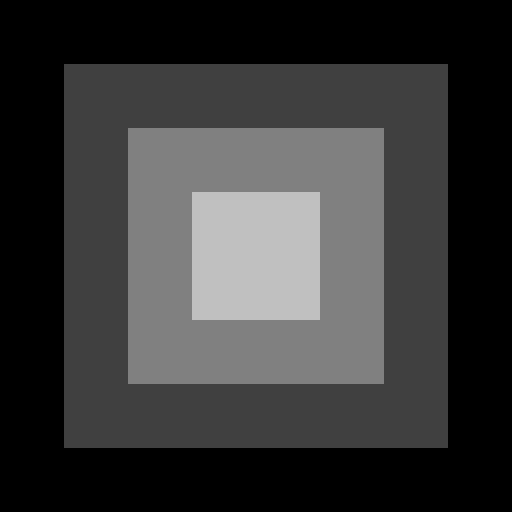
//> input picture Noise_Gen_Restoration/DIP-HW04.bmp, 512 x 512 px
$ ./Source   (built with g++ and OpenCV 4)
//> lines starting //> are read from the running program, lines starting //| are printed output that depends on the picture; after the words box and inside, x2 and y2 are one past the last pixel; in counts of white or black regions, pixels touching at a corner belong together
### Noise_Gen_Restoration/myHist.h
#pragma once

/* Class Name: myHist
*
* Description: It implements operations for histogram
*
* Programmer: poww
* Create Date: 2014.0812
*/
class myHist{
	// public fields
	public:
		enum class Type{
			Custom = 1,		// customized histogram
			Image,			// histogram for an image
		};// End of algorithm class

	// private fields
	private:
		myHist::Type	m_iType;// type of histogram

		int		m_iBin;			// number of bin
		float	m_fStart;		// the start value
		float	m_fBinSize;		// size of bin
		float	m_fBinGap;		// gap between bins
		cv::Mat	m_Hist;			// histogram

	// public constructor
	public:
		myHist(myHist::Type);
		myHist(float, float, float, int);		// constructor
		~myHist();

	// public operations
	public:
		void	Accumulate(int, float=1.0);		// accumulate with bin number
		void	Accumulate(float, float = 1.0);	// accumulate with bin value

		void	CalcHist(cv::Mat&);				// calculate the histogram

		void	Clear(void);						// clear histogram

		void	Normalize(void);					// normalize the histogram

		void	Show(cv::Mat&, cv::Scalar = cv::Scalar(255,255,255));					// show the histogram
};// End of myHist class

### Noise_Gen_Restoration/stdafx.h
#pragma once
#include "opencv2\opencv.hpp"
#include <tchar.h>

### Noise_Gen_Restoration/myHist.cpp
#include "stdafx.h"
#include "myHist.h"
#include <opencv2/imgproc/types_c.h>

/* myHist Constructor
*
* Description: myHist constructor with the given type
*
* Programmer: poww
* Create Date: 2014.08.15
*/
myHist::myHist(myHist::Type type){
	switch (type){
		case myHist::Type::Image:
			// init histogram type
			m_iType = myHist::Type::Image;

			// init bin fields
			m_fStart = 0.;
			m_fBinSize = 0.;
			m_fBinGap = 1.;
			m_iBin = 256;

			// init histogram
			m_Hist.create(cv::Size(m_iBin,1 ), CV_32FC1);
			m_Hist = cv::Scalar::all(0);

			break;

		default:
			printf("myHist::myHist(): Invalid histogram type\n");
			break;
	}// End of switch
}// End of myHist constructor

/* myHist Constructor
*
* Description: myHist constructor
*
* Programmer: poww
* Create Date: 2014.08.15
*/
// [19 lines left out: function myHist, not called in this run]


myHist::~myHist()
{
}

/* myHist::Accumulate
*
* Description: accumulate histogram by giving bin index
*
* Programmer: poww
* Create Date: 201
*/
void myHist::Accumulate(int iBinIndex, float fCount){
	// check the bin index
	if (iBinIndex < 0 || iBinIndex >= m_iBin){
		printf("myHist::Accmulate(): The bin index is incorrect\n");
		return;
	}// End of if-condition

	m_Hist.at<float>(0, iBinIndex) += fCount;
}// End of myHist::Accmulate


/* myHist::Accumulate
*
* Description: accumulate histogram by giving value
*
* Programmer: poww
* Create Date: 201
*/
// [7 lines left out: function Accumulate, not called in this run]

/* myHist::CalcHist
*
* Description: calculate the histogram given an image
*
* Programmer: poww
* Create Date: 2015.10.06
*/
void myHist::CalcHist(cv::Mat& image){
	if (m_iType != myHist::Type::Image){
		printf("myHist::CalcHist(): The histogram type should be Type::Image");
		return;
	}// End of if-condition

	for (int r = 0; r < image.rows; r++)
	for (int c = 0; c < image.cols; c++){
		int gray = image.at<uchar>(r, c);
		Accumulate(gray, 1.0);
	}// End of for-loop

	for (int i = 0; i < m_iBin; i++)
		printf("Bin %d: %f \n", i, m_Hist.at<float>(0, i));
}// End of myHist::CalcHist

/* myHist::Clear
*
* Description: clear the histogram
*
* Programmer: poww
* Create Date: 2015.08.07
*/
void myHist::Clear(void){
	m_Hist = cv::Scalar::all(0);
}// End of myHist::Clear


/* myHist::Normalize
*
* Description: normalize the histogram
*
* Programmer: poww
* Create Date: 2015.08.07
*/
// [12 lines left out: function Normalize, not called in this run]

/* myHist::Show
*
* Description: Draw the histogram on the image
*
* Programmer: poww
* Create Date: 2011.08.27
*/
void myHist::Show(cv::Mat& image, cv::Scalar color){
	// calcuate the bin width
	int binWidth = cvRound((double)image.cols / (double)m_iBin);

	// find the maximum and minimum values
	double min, max;
	cv::minMaxLoc(m_Hist, &min, &max);

	// draws bins
	for (int i = 0; i < m_iBin; i++){
		int binHeight = cvRound((double)m_Hist.at<float>(0, i) * (double)image.rows / max);
		printf("%d\n", binHeight);
		cv::rectangle(image,	cv::Point(i * binWidth,		image.rows - 1 - binHeight),
								cv::Point((i+1)*binWidth,	image.rows - 1),
					color, 1);
	}// End of for-loop
}// End of myHist::Show

### Noise_Gen_Restoration/Source.cpp
// opencv_asg2.cpp : 此檔案包含 'main' 函式。程式會於該處開始執行及結束執行。
//
#define _USE_MATH_DEFINES
#include "stdafx.h"
#include "myHist.h"
#include <iostream>
#include <time.h>
#include <math.h>
#include <algorithm>
#include <random>
#include <limits>

//cv::Mat addGaussianNoise(cv::Mat src, double mu, double sigma);
double gaussionNoiseSignal(double m, double sigma);
int StageA(int Smax, int Ksize, int x, int y, cv::Mat mat);
int StageB(int Ksize, int x, int y, cv::Mat mat);
int Median(int kernelWidth, int x, int y, cv::Mat mat);
int Min(int Ksize, int x, int y, cv::Mat mat);
int Max(int Ksize, int x, int y, cv::Mat mat);
cv::Mat adaptiveMedian(cv::Mat mat);

int _tmain(int argc, _TCHAR* argv[]) {

	srand(time(NULL));
	double m = 0;
	double sigma = 3;
	double var = sigma * sigma;

	int row, col;

	double p = 0.1;


	cv::Mat mat = cv::imread("DIP-HW04.bmp", 0); //grey-level image
//> mat is the input picture: 512 rows x 512 cols, CV_8UC1; min 0, max 192, mean 56

	cv::namedWindow("Lena", cv::WINDOW_AUTOSIZE);
	cv::imshow("Lena", mat);
	cv::waitKey(0);
	row = mat.rows;
//> row = 512
	col = mat.cols;
//> col = 512

	cv::Mat temp = cv::Mat::zeros(row, col, CV_8UC1);
	cv::Mat temp2 = cv::Mat::zeros(row, col, CV_8UC1);
	cv::Mat temp3 = cv::Mat::ones(row, col, CV_8UC1);
	cv::Mat uniform = cv::Mat::zeros(row, col, CV_8UC1);

	cv::Mat ADM1(mat.rows, mat.cols, CV_8UC1);
	cv::Mat ADM2(mat.rows, mat.cols, CV_8UC1);
	cv::Mat ADM3(mat.rows, mat.cols, CV_8UC1);


	cv::Mat canvasInput;
	canvasInput.create(cv::Size(512, 512), CV_8UC1);
	// show the histogram of lena and after equalization
	myHist* pHist = new myHist(myHist::Type::Image);

	// calculate the histogram of lena
	pHist->CalcHist(mat);
	canvasInput = cv::Scalar::all(0);
	pHist->Show(canvasInput);
//> after the loop in Show, `for (int i = 0; i < m_iBin; i++)`:
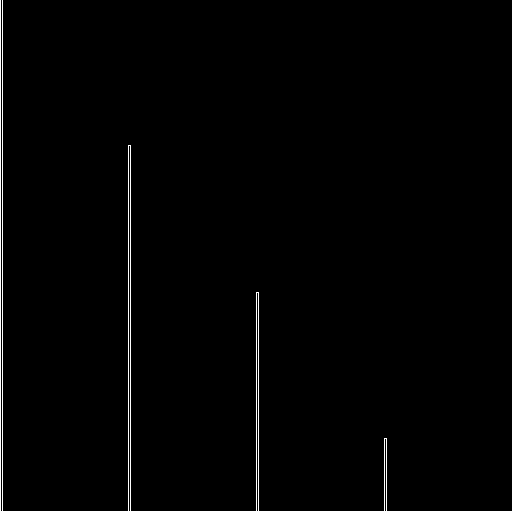
//> image: 512 rows x 512 cols, CV_8UC1; 1.1% white in thin lines or dots
	cv::namedWindow("input hist", cv::WINDOW_AUTOSIZE);
	cv::imshow("input hist", canvasInput);
	cv::waitKey(0);


	/*
	int PixcelMax = 255, PixcelMin = 0;
	for (int x = 0; x < mat.rows - 1; x++) {
		for (int y = 0; y < mat.cols; y++) {
			/*double T = mat.at<uchar>(x, y);
			temp.at<uchar>(x, y) = T + distri;
			if (temp.at<uchar>(x, y) > PixcelMax)
				temp.at<uchar>(x, y) = PixcelMax;
			else if (temp.at<uchar>(x, y) < PixcelMin)
				temp.at<uchar>(x, y) = PixcelMin;
			if (temp.at<uchar>(x + 1, y) > PixcelMax)
				temp.at<uchar>(x + 1, y) = PixcelMax;
			else if (temp.at<uchar>(x + 1, y) < PixcelMin)
				temp.at<uchar>(x + 1, y) = PixcelMin;
				//double R = ((double)rand() / (RAND_MAX));
				//double P = (1 / (sigma * sqrt(2 * M_PI))) * (exp(-(R - m) * (R - m)) / (2 * (var)));
			double t = mat.at<uchar>(x, y) + rand() / 256 * sqrt(sigma) + m;
			double U1 = ((double)rand() / (RAND_MAX));//uniform distribution1
			double U2 = ((double)rand() / (RAND_MAX));//uniform distribution2
			double	z1 = sigma * cos(2 * M_PI * U2) * sqrt(-2 * log(U1));//gau dis1
			double  z2 = sigma * sin(2 * M_PI * U2) * sqrt(-2 * log(U1));//gau dis2
			temp.at<uchar>(x, y) = mat.at<uchar>(x, y) + z1;
			temp.at<uchar>(x + 1, y) = mat.at<uchar>(x + 1, y) + z2;


		}
	}*/
	int grow = mat.rows;
//> grow = 512

	int gcol = mat.cols;
//> gcol = 512
	if (mat.isContinuous()) {
		gcol *= grow;
//> gcol = 262144
		grow = 1;
	}
	for (int i = 0; i < grow; i++)
	{
		for (int j = 0; j < gcol; j++)
		{
			int val = mat.ptr<uchar>(i)[j] + gaussionNoiseSignal(m, sigma);
			if (val < 0) {
				val = 0;
			}
			if (val > 255) {
				val = 255;
			}
			temp.ptr<uchar>(i)[j] = (uchar)val;
		}
	}

	cv::imshow("gau", temp);
	cv::waitKey(0);

	for (int x = 0; x < row; x++) {
		for (int y = 0; y < col; y++) {
			temp2.at<uchar>(x, y) = mat.at<uchar>(x, y);
		}
	}
		for (int x = 0; x < row; x++) {
			for (int y = 0; y < col; y++) {
				float r = static_cast <float> (rand()) / static_cast <float> (RAND_MAX);
				if (r < 2*p) {
					float r = static_cast <float> (rand()) / static_cast <float> (RAND_MAX);
					if (r < 0.5)
						temp2.at<uchar>(x, y) = 255;//salt
					else
						temp2.at<uchar>(x, y) = 0;


				}
			}
		}
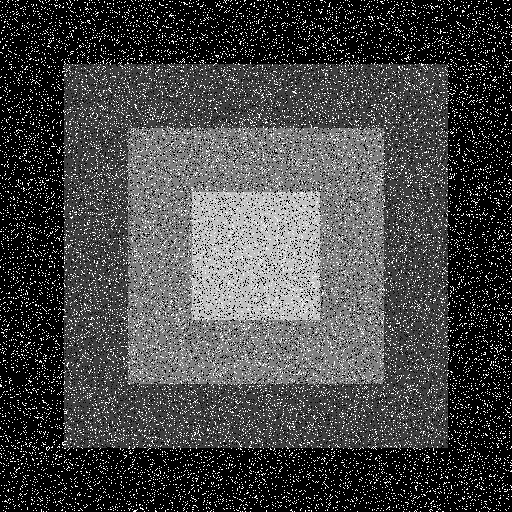
//> temp2: 512 rows x 512 cols, CV_8UC1; 15.74% of pixels changed, all inside (x1, y1, x2, y2) = (0, 0, 512, 512)


		cv::imshow("salt & pepper", temp2);
		cv::waitKey(0);

		// [9 lines of commented-out code are left out]

		int a = -10;
		int b = 10;
		std::default_random_engine generator;
		generator.seed(1997);
		std::uniform_int_distribution<int> unif(a,b) ;
		for (int y = 0; y < row; y++)
		{
			for (int x = 0; x < col; x++)
			{
				int ra = unif(generator) ;

				int val = mat.ptr<uchar>(y)[x] + ra;
				if (val < 0) {
					val = 0;
				}
				if (val > 255) {
					val = 255;
				}
				temp3.ptr<uchar>(y)[x] = (uchar)val;
			}
		}

		cv::imshow("uniform", temp3);
		cv::waitKey(0);


		cv::Mat canvasInput3;
		canvasInput3.create(cv::Size(512, 512), CV_8UC1);
		// show the histogram of lena and after equalization
		myHist* pHist3 = new myHist(myHist::Type::Image);

		// calculate the histogram of lena
		pHist3->CalcHist(temp);
		canvasInput3 = cv::Scalar::all(0);
		pHist3->Show(canvasInput3);
//> call 2 of Show, with color = Scalar(255, 255, 255)
//> after the loop in Show (call 2), `for (int i = 0; i < m_iBin; i++)`:
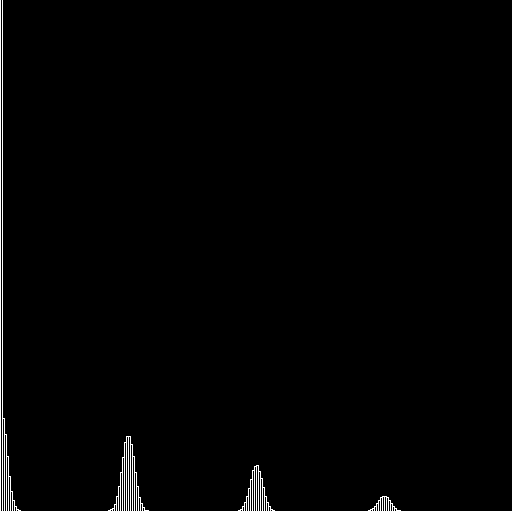
//> image: 512 rows x 512 cols, CV_8UC1; 1.2% white in thin lines or dots
		cv::namedWindow("temp", cv::WINDOW_AUTOSIZE);
		cv::imshow("temp", canvasInput3);
		cv::waitKey(0);


		cv::Mat canvasInput4;
		canvasInput4.create(cv::Size(512, 512), CV_8UC1);
		// show the histogram of lena and after equalization
		myHist* pHist4 = new myHist(myHist::Type::Image);

		// calculate the histogram of lena
		pHist4->CalcHist(temp2);
		canvasInput4 = cv::Scalar::all(0);
		pHist4->Show(canvasInput4);
//> call 3 of Show, with color = Scalar(255, 255, 255)
//> after the loop in Show (call 3), `for (int i = 0; i < m_iBin; i++)`:
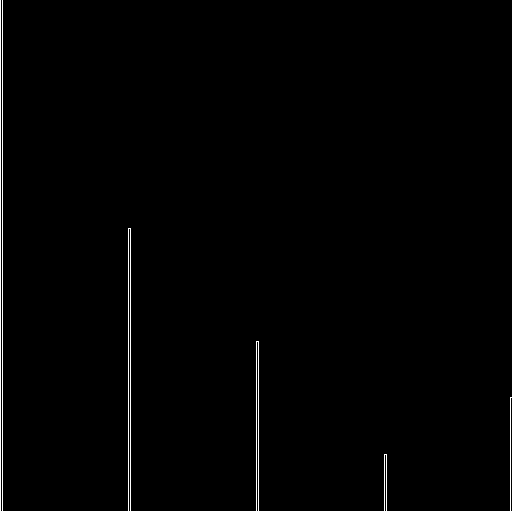
//> image: 512 rows x 512 cols, CV_8UC1; 1% white in thin lines or dots
		cv::namedWindow("temp2", cv::WINDOW_AUTOSIZE);
		cv::imshow("temp2", canvasInput4);
		cv::waitKey(0);


		cv::Mat canvasInput5;
		canvasInput5.create(cv::Size(512, 512), CV_8UC1);
		// show the histogram of lena and after equalization
		myHist* pHist5 = new myHist(myHist::Type::Image);

		// calculate the histogram of lena
		pHist5->CalcHist(temp3);
		canvasInput5 = cv::Scalar::all(0);
		pHist5->Show(canvasInput5);
//> call 4 of Show, with color = Scalar(255, 255, 255)
//> after the loop in Show (call 4), `for (int i = 0; i < m_iBin; i++)`:
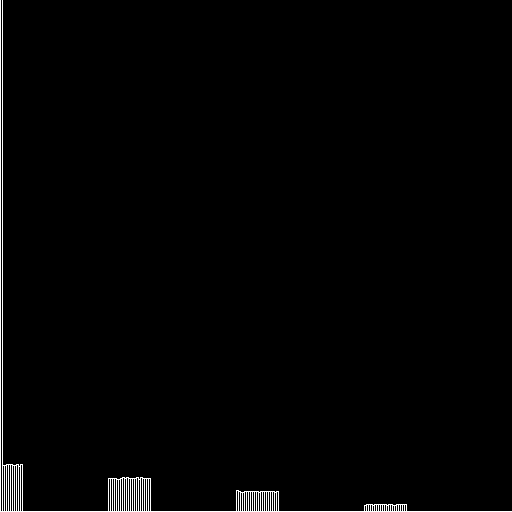
//> image: 512 rows x 512 cols, CV_8UC1; 1.3% white in thin lines or dots
		cv::namedWindow("temp3", cv::WINDOW_AUTOSIZE);
		cv::imshow("temp3", canvasInput5);
		cv::waitKey(0);


		ADM1 = adaptiveMedian(temp);
		cv::imshow("adm gau", ADM1);
		cv::waitKey(0);
		ADM2 = adaptiveMedian(temp2);
		cv::imshow("adm salt and pepper", ADM2);
		cv::waitKey(0);
		ADM3 = adaptiveMedian(temp3);
		cv::imshow("adm uniform", ADM3);
		cv::waitKey(0);

		cv::Mat canvasInput6;
		canvasInput6.create(cv::Size(512, 512), CV_8UC1);
		// show the histogram of lena and after equalization
		myHist* pHist6 = new myHist(myHist::Type::Image);

		// calculate the histogram of lena
		pHist6->CalcHist(ADM1);
		canvasInput6 = cv::Scalar::all(0);
		pHist6->Show(canvasInput6);
//> after the loop in Show (call 5), `for (int i = 0; i < m_iBin; i++)`:
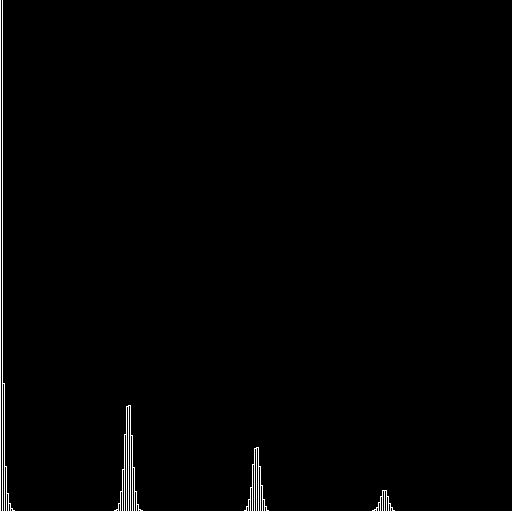
//> image: 512 rows x 512 cols, CV_8UC1; 1.1% white in thin lines or dots
		cv::namedWindow("ADM1", cv::WINDOW_AUTOSIZE);
		cv::imshow("ADM1", canvasInput6);
		cv::waitKey(0);

		cv::Mat canvasInput7;
		canvasInput7.create(cv::Size(512, 512), CV_8UC1);
		// show the histogram of lena and after equalization
		myHist* pHist7 = new myHist(myHist::Type::Image);

		// calculate the histogram of lena
		pHist7->CalcHist(ADM2);
		canvasInput7 = cv::Scalar::all(0);
		pHist7->Show(canvasInput7);
//> after the loop in Show (call 6), `for (int i = 0; i < m_iBin; i++)`: image: 512 rows x 512 cols, CV_8UC1; 1.1% white in thin lines or dots
		cv::namedWindow("ADM2", cv::WINDOW_AUTOSIZE);
		cv::imshow("ADM2", canvasInput7);
		cv::waitKey(0);

		cv::Mat canvasInput8;
		canvasInput8.create(cv::Size(512, 512), CV_8UC1);
		// show the histogram of lena and after equalization
		myHist* pHist8 = new myHist(myHist::Type::Image);

		// calculate the histogram of lena
		pHist8->CalcHist(ADM3);
		canvasInput8 = cv::Scalar::all(0);
		pHist8->Show(canvasInput8);
//> after the loop in Show (call 7), `for (int i = 0; i < m_iBin; i++)`:
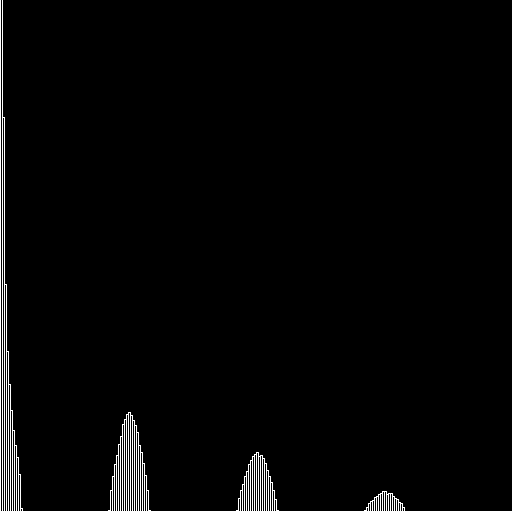
//> image: 512 rows x 512 cols, CV_8UC1; 2% white in thin lines or dots
		cv::namedWindow("ADM3", cv::WINDOW_AUTOSIZE);
		cv::imshow("ADM3", canvasInput8);
		cv::waitKey(0);

		return 0;

	}

	cv::Mat adaptiveMedian(cv::Mat mat) {
		cv::Mat out(mat.rows, mat.cols, CV_8UC1);

		int Smax = 15;

		// apply filter for each pixel of the image
		for (int i = 0; i < mat.rows; i++)
			for (int j = 0; j < mat.cols; j++)
				out.at<uchar>(i, j) = StageA(Smax, 1, i, j, mat);


		return out;
	}

	double gaussionNoiseSignal(double m, double sigma) {
		const double epsilon = std::numeric_limits<double>::min();
		static double z0, z1;
		static bool flag = false;
		flag = !flag;

		if (!flag) {
			return z1 * sigma + m;
		}
		double u1, u2;
		do {
			u1 = rand() * (1.0 / RAND_MAX);
			u2 = rand() * (1.0 / RAND_MAX);
		} while (u1 <= epsilon);
		z0 = sqrt(-2.0 * log(u1)) * cos(2 * CV_PI * u2);
		z1 = sqrt(-2.0 * log(u1)) * sin(2 * CV_PI * u2);
		return z0 * sigma + m;
	}

	// [26 lines of commented-out code are left out]


int StageA(int Smax, int Ksize, int x, int y, cv::Mat mat)
{
	int a1 = Median(Ksize, x, y, mat) - Min(Ksize, x, y, mat), a2 = Median(Ksize, x, y, mat) - Max(Ksize, x, y, mat);

	if (a1 > 0 && a2 < 0)
		return StageB(Ksize, x, y, mat);
	else {
		if (Ksize == Smax)
			return Median(Ksize, x, y, mat);
		else
			return StageA(Smax, Ksize + 2, x, y, mat);
	}


}
int StageB(int Ksize, int x, int y, cv::Mat mat)
{
	int b1 = (int)mat.at<uchar>(x, y) - Min(Ksize, x, y, mat), b2 = (int)mat.at<uchar>(x, y) - Max(Ksize, x, y, mat);

	if (b1 > 0 && b2 < 0)
		return (int)mat.at<uchar>(x, y);
	else
		return Median(Ksize, x, y, mat);
}

int Median(int Ksize, int x, int y, cv::Mat mat)
{
	int* values = new int[Ksize * Ksize];
	int temp = 0;

	// gather the values that lying in the window
	for (int i = -Ksize / 2; i <= Ksize / 2; i++)
		for (int j = -Ksize / 2; j <= Ksize / 2; j++, temp++)
			if (x + i < 0 || y + j < 0 || x + i > mat.rows - 1 || y + j > mat.cols - 1)
				values[temp] = 0;
			else
				values[temp] = mat.at<uchar>(x + i, y + j);


	// sort the values
	std::sort(values, values + Ksize * Ksize);

	int retureV = values[Ksize * Ksize / 2];
	delete[] values;
	return retureV;
}

int Min(int Ksize, int x, int y, cv::Mat mat)
{
	int* values = new int[Ksize * Ksize];
	int temp = 0;

	// gather the values that lying in the window
	for (int i = -Ksize / 2; i <= Ksize / 2; i++)
		for (int j = -Ksize / 2; j <= Ksize / 2; j++, temp++)
			if (x + i < 0 || y + j < 0 || x + i > mat.rows - 1 || y + j > mat.cols - 1)
				values[temp] = 0;
			else
				values[temp] = mat.at<uchar>(x + i, y + j);

	// sort the values
	std::sort(values, values + Ksize * Ksize);

	int retureV = values[0];
	delete[] values;
	return retureV;
}

int Max(int Ksize, int x, int y, cv::Mat mat)
{
	int* values = new int[Ksize * Ksize];
	int temp = 0;

	// gather the values that lying in the window
	for (int i = -Ksize / 2; i <= Ksize / 2; i++)
		for (int j = -Ksize / 2; j <= Ksize / 2; j++, temp++)
			if (x + i < 0 || y + j < 0 || x + i > mat.rows - 1 || y + j > mat.cols - 1)
				values[temp] = 0;
			else
				values[temp] = mat.at<uchar>(x + i, y + j);

	// sort the values
	std::sort(values, values + Ksize * Ksize);

	int returnV = values[Ksize * Ksize - 1];
	delete[] values;

	return returnV;
}
// 執行程式: Ctrl + F5 或 [偵錯] > [啟動但不偵錯] 功能表
// 偵錯程式: F5 或 [偵錯] > [啟動偵錯] 功能表

// 開始使用的提示:
//   1. 使用 [方案總管] 視窗，新增/管理檔案
//   2. 使用 [Team Explorer] 視窗，連線到原始檔控制
//   3. 使用 [輸出] 視窗，參閱組建輸出與其他訊息
//   4. 使用 [錯誤清單] 視窗，檢視錯誤
//   5. 前往 [專案] > [新增項目]，建立新的程式碼檔案，或是前往 [專案] > [新增現有項目]，將現有程式碼檔案新增至專案
//   6. 之後要再次開啟此專案時，請前往 [檔案] > [開啟] > [專案]，然後選取 .sln 檔案

$ run again, with Noise_Gen_Restoration/restore.jpg saved as Noise_Gen_Restoration/DIP-HW04.bmp
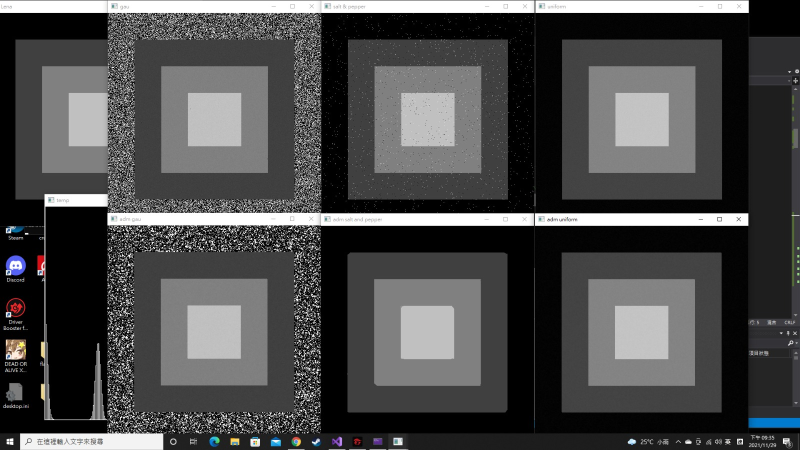
//> input picture Noise_Gen_Restoration/restore.jpg, 1600 x 900 px (shown at 1/2 size)
//> after the loop `for (int x = 0; x < row; x++)`:
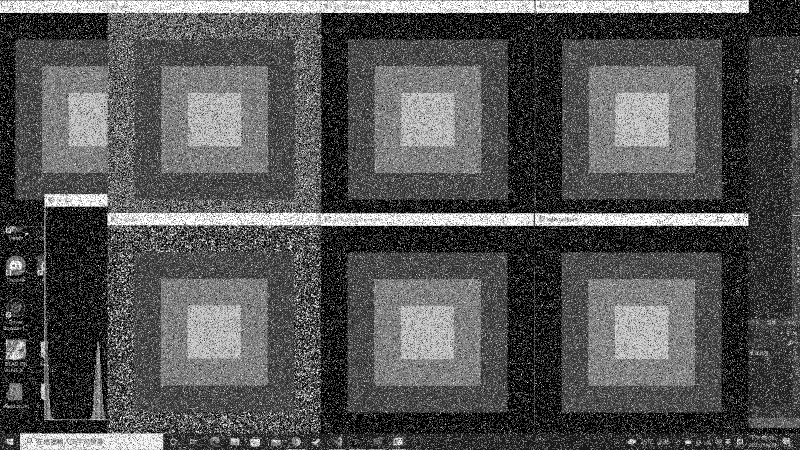
//> temp2: 900 rows x 1600 cols, CV_8UC1 (shown at 1/2 size); min 0, max 255, mean 85.5
//> after the loop in Show (call 7), `for (int i = 0; i < m_iBin; i++)`:
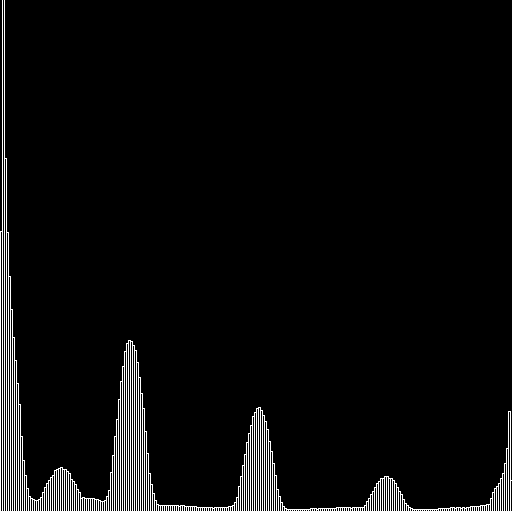
//> image: 512 rows x 512 cols, CV_8UC1; 4% white in thin lines or dots
